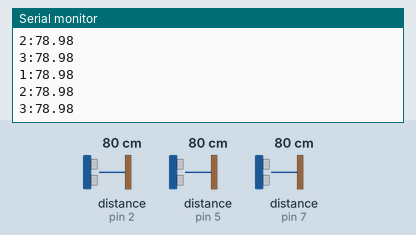
The sketch below on a simulated Arduino Uno, built with avr-gcc and run on an emulated ATmega328P. On the bench: the last lines printed to the serial monitor. Wiring (inferred from the names in the program): 3 × ultrasonic range finder: trigger pin 3, echo pin 2 / trigger pin 4, echo pin 5 / trigger pin 6, echo pin 7. The inputs (shaded band) are chosen by the test bench; at power-on: distance to the obstacle (sensors on pin 2, pin 5, pin 7) 80 cm. The echo pulse lasts 58.3 µs per cm.

Above: at 1.8 s.
1.9 s: distance to the obstacle (sensor on pin 2) set to 2 cm
At 2.7 s:
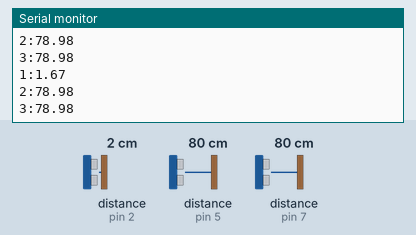
3.4 s: distance to the obstacle (sensor on pin 5) set to 2 cm
At 4.7 s:
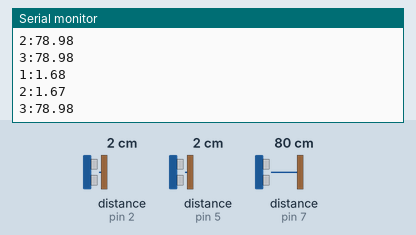
4.9 s: distance to the obstacle (sensor on pin 7) set to 2 cm
At 5.8 s:
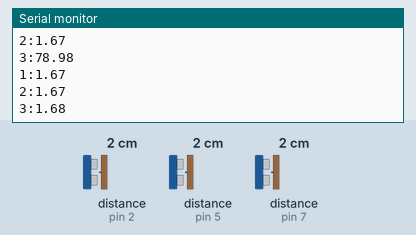
6.4 s: distance to the obstacle (sensor on pin 2) set to 4 cm
At 7.5 s:
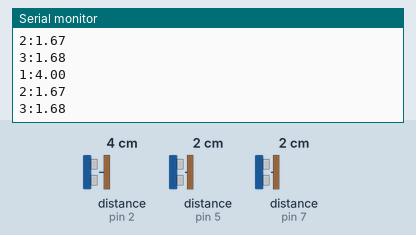
7.9 s: distance to the obstacle (sensor on pin 5) set to 4 cm
At 8.4 s:
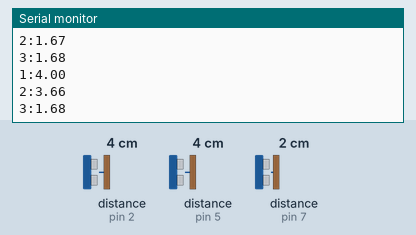
9.4 s: distance to the obstacle (sensor on pin 7) set to 4 cm
At 10.9 s:
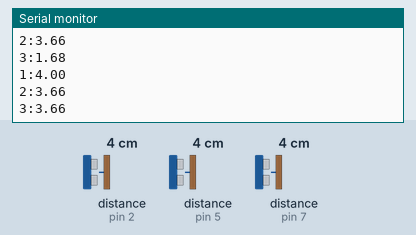
Timing chart, 0 to 11.9 s (numbered marks = the images above; inputs shaded):
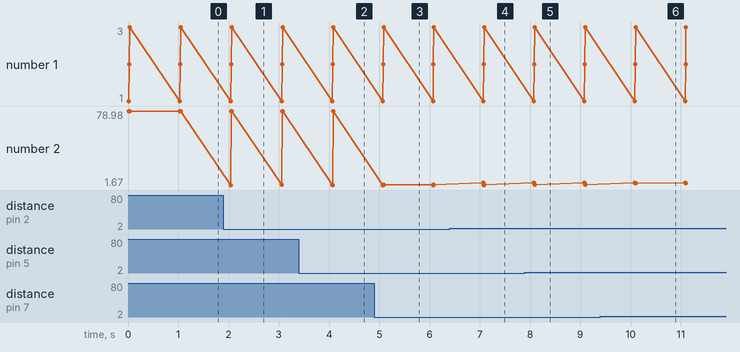

Measured:
- after the input at 1.9 s, the serial monitor: prints a new line after 0.14 s (image 1)
- after the input at 3.4 s, the serial monitor: prints a new line after 0.67 s (image 2)
- after the input at 4.9 s, the serial monitor: prints a new line after 0.18 s (image 3)
- after the input at 6.4 s, the serial monitor: prints a new line after 0.67 s (image 4)
- after the input at 7.9 s, the serial monitor: prints a new line after 0.19 s (image 5)
- after the input at 9.4 s, the serial monitor: prints a new line after 0.70 s (image 6)

The sketch:

UltraSonicTest.ino
```cpp
#define DIST_PROPORTIONAL_CONST 0.034/2

//sensor 1 pins
const int trigPin1 = 3;
const int echoPin1 = 2;

//sensor 2 pins
const int trigPin2 = 4;
const int echoPin2 = 5;

const int trigPin3 = 6;
const int echoPin3 = 7;

float distance1, distance2,distance3;

float sensor_output(int trigPin, int echoPin){
  digitalWrite(trigPin, LOW);
  delayMicroseconds(5);

  digitalWrite(trigPin, HIGH);
  delayMicroseconds(10);
  digitalWrite(trigPin, LOW);

  float duration = pulseIn(echoPin, HIGH);

  float distance = duration*DIST_PROPORTIONAL_CONST;

  return distance;
  }

void setup() {
  // put your setup code here, to run once:
  Serial.begin(9600);
  pinMode(trigPin1,OUTPUT);
  pinMode(echoPin1,INPUT);
  pinMode(trigPin2,OUTPUT);
  pinMode(echoPin2,INPUT);
  pinMode(trigPin3,OUTPUT);
  pinMode(echoPin3,INPUT);

}

void loop() {
  // put your main code here, to run repeatedly:
  distance1 = sensor_output(trigPin1, echoPin1);
  distance2 = sensor_output(trigPin2, echoPin2);
  distance3 = sensor_output(trigPin3, echoPin3);
  Serial.print("1:");
  Serial.println(distance1);
  Serial.print("2:");
  Serial.println(distance2);
  Serial.print("3:");
  Serial.println(distance3);
  delay(1000);

}
```
